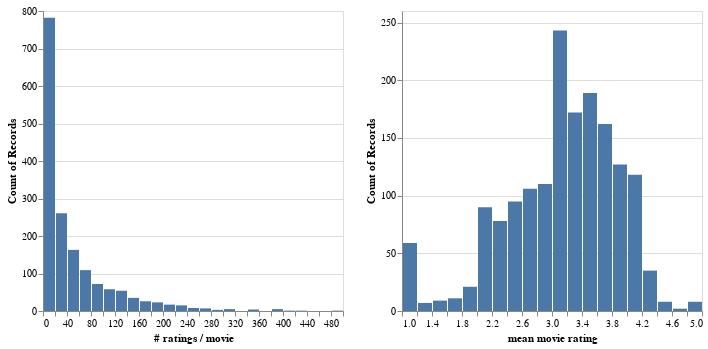

Notebook source saved alongside this figure:
### Code cell
movies_ratings = movies.merge(
    df
    .groupby('movieId', as_index=False)
    .agg({'rating': ['count', 'mean']})
    .flatten_cols(),
    on='movieId')

alt.hconcat(
    hist('rating count', '# ratings / movie'),
   hist('rating mean', 'mean movie rating'),
    data=movies_ratings)

### Figure 1 — Vega-Lite specification as saved in the notebook (floating-point values rounded to 4 significant figures; data arrays with more than 128 entries replaced by an {"elided": "..."} marker saying what was removed)
{"config": {"view": {"continuousWidth": 400, "continuousHeight": 300}}, "hconcat": [{"mark": "bar", "encoding": {"x": {"type": "quantitative", "bin": {"maxbins": 30}, "field": "rating count", "title": "# ratings / movie"}, "y": {"type": "quantitative", "aggregate": "count"}}, "width": 300}, {"mark": "bar", "encoding": {"x": {"type": "quantitative", "bin": {"maxbins": 30}, "field": "rating mean", "title": "mean movie rating"}, "y": {"type": "quantitative", "aggregate": "count"}}, "width": 300}], "data": {"name": "data-fadcb1ffabcba0dd15fd5f6505f82606"}, "$schema": "https://vega.github.io/schema/vega-lite/v4.8.1.json", "datasets": {"data-fadcb1ffabcba0dd15fd5f6505f82606": {"elided": "1650 records"}}}
